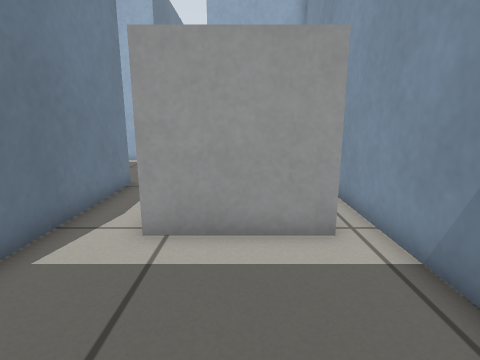
view 1 (above)

15 first-person views from a walk through a robot-simulator world made for Gazebo. The camera is 0.59 m above the floor, tilts 12° down and sees 80° across. The floor is counted in squares, 0.25 m on a side. Each view is taken from the middle of a square. On the plan, view 1 faces up. The plan holds only what a view shows up to about 18 squares ahead; the rest is blank.

view 2
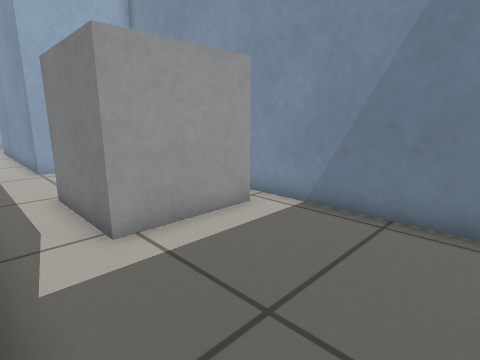

view 3
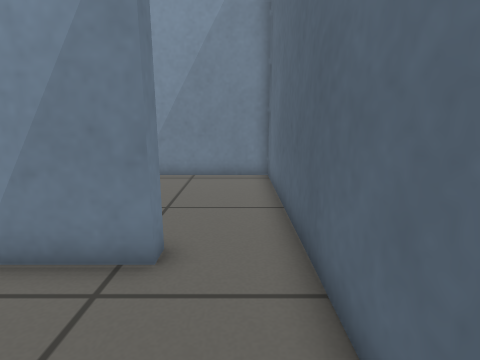

view 4
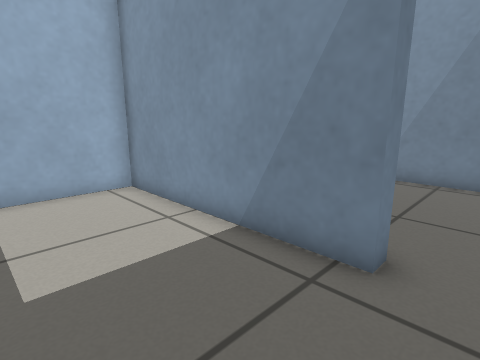

view 5
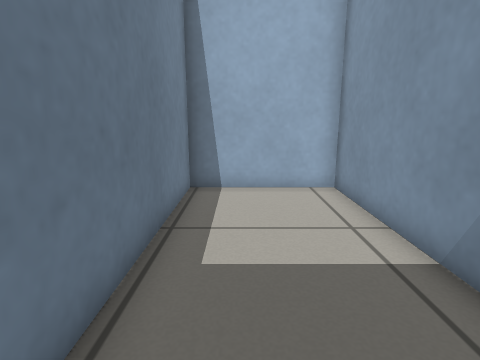

view 6
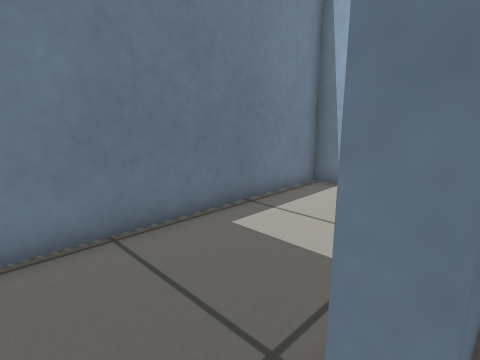

view 7
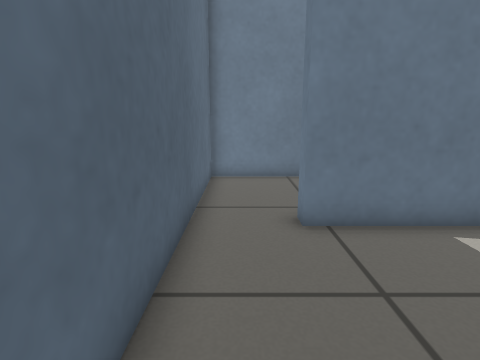

view 8
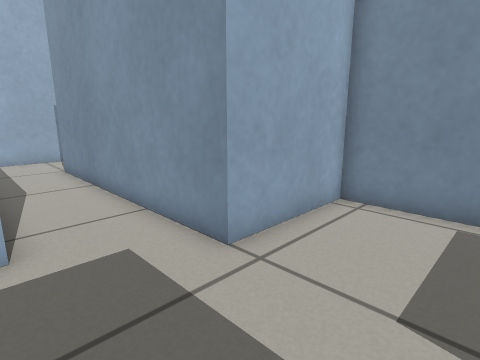

view 9
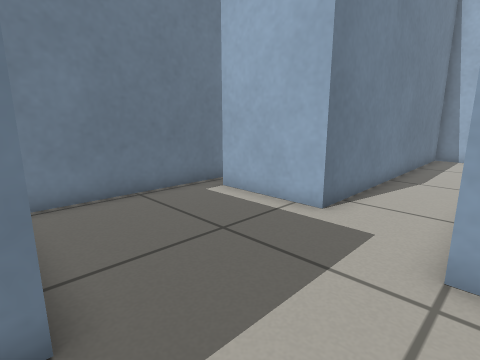

view 10
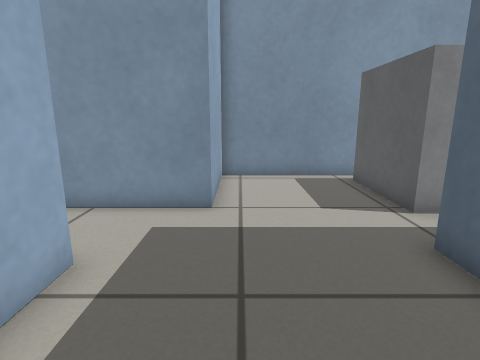

view 11
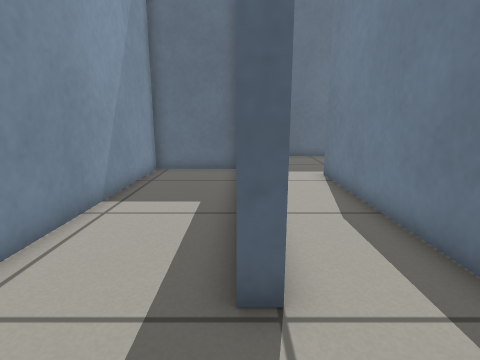

view 12
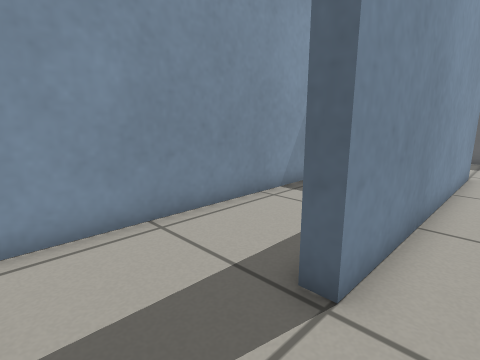

view 13
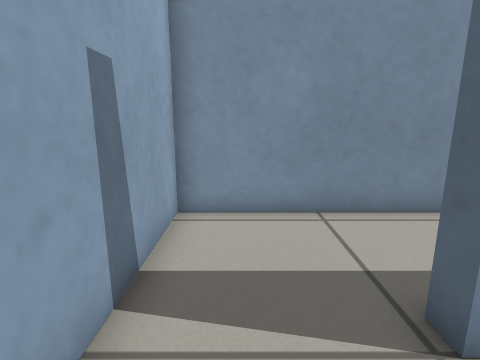

view 14
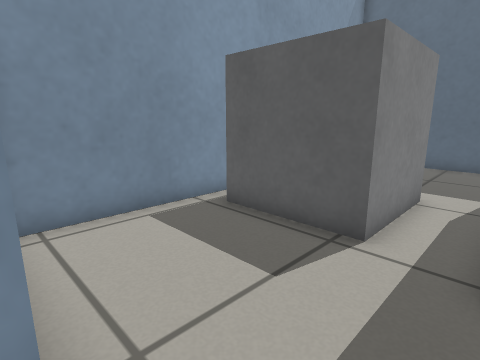

view 15
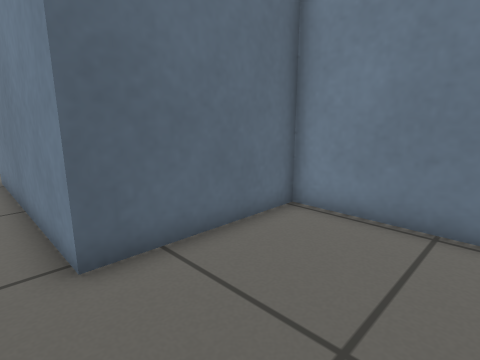

### Floor plan
Key: @ floor where view 1 was taken; # wall or solid block; . floor; B grey box.
Columns run from 10 left of view 1 to 3 right of it. Each row starts with its distance up from view 1.
 30      #########
 29      #.......#
 28      #.......#
 27      #.......#
 26      #.......#
 25      #...#...#
 24      #...#...#
 23      #...#...#
 22      #...#...#
 21      #...#...#
 20      #...#...#
 19      #...#...#
 18      #...#...#
 17 ######...#...#
 16 #........#...#
 15 #........#####
 14 #............#
 13 #............#
 12 #............#
 11 #............#
 10 #######......#
  9 #....##.BBBBB#
  8 #....##.B    #
  7 #....##.B    #
  6 #....##.BBBBB#
  5 #....##......#
  4 #....##......#
  3 #....##......#
  2 #....##......#
  1 #............#
  0 #.........@..#
 -1 ##############

Where each view was taken, in squares from view 1:
view 1: 0 up, 0 right, facing up
view 2: 0 up, 4 left, facing up-right
view 3: 0 up, 9 left, facing right
view 4: 0 up, 9 left, facing up-right
view 5: 0 up, 8 left, facing up
view 6: 0 up, 4 left, facing up-left
view 7: 0 up, 2 right, facing left
view 8: 11 up, 5 left, facing up-right
view 9: 10 up, 1 left, facing up-left
view 10: 14 up, 9 left, facing right
view 11: 29 up, 1 left, facing down
view 12: 29 up, 3 left, facing down-right
view 13: 28 up, 4 left, facing right
view 14: 15 up, 4 left, facing down-right
view 15: 15 up, 3 left, facing down-left
